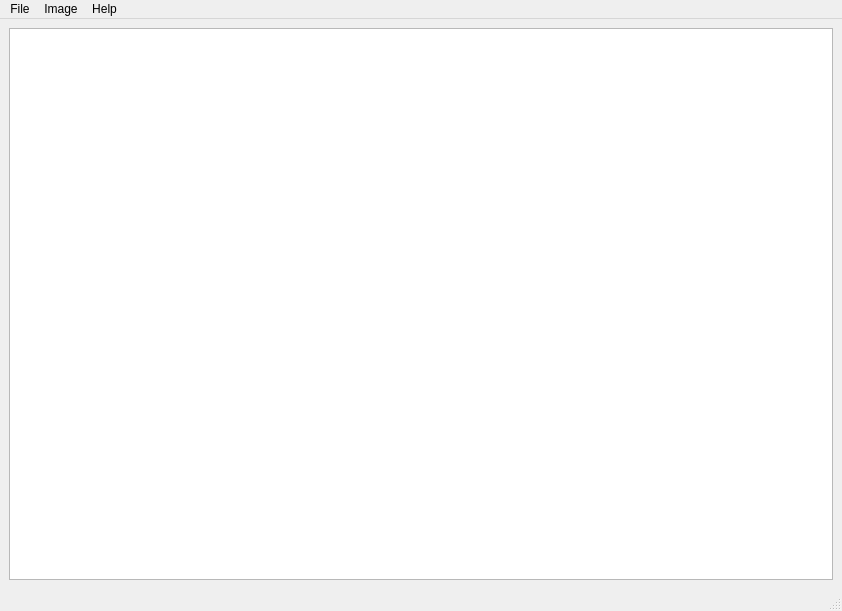
<?xml version="1.0" encoding="UTF-8"?>
<ui version="4.0">
 <class>MainWindow</class>
 <widget class="QMainWindow" name="MainWindow">
  <property name="geometry">
   <rect>
    <x>0</x>
    <y>0</y>
    <width>842</width>
    <height>611</height>
   </rect>
  </property>
  <property name="windowTitle">
   <string>MainWindow</string>
  </property>
  <widget class="QWidget" name="centralwidget">
   <layout class="QVBoxLayout" name="verticalLayout">
    <item>
     <widget class="QTreeView" name="mainTree">
      <property name="contextMenuPolicy">
       <enum>Qt::CustomContextMenu</enum>
      </property>
      <property name="selectionMode">
       <enum>QAbstractItemView::ExtendedSelection</enum>
      </property>
      <property name="rootIsDecorated">
       <bool>false</bool>
      </property>
      <property name="uniformRowHeights">
       <bool>true</bool>
      </property>
     </widget>
    </item>
   </layout>
  </widget>
  <widget class="QMenuBar" name="menubar">
   <property name="geometry">
    <rect>
     <x>0</x>
     <y>0</y>
     <width>842</width>
     <height>21</height>
    </rect>
   </property>
   <widget class="QMenu" name="menuFile">
    <property name="title">
     <string>File</string>
    </property>
    <addaction name="actionNew"/>
    <addaction name="actionOpen"/>
    <addaction name="separator"/>
    <addaction name="actionClose"/>
   </widget>
   <widget class="QMenu" name="menuHelp">
    <property name="title">
     <string>Help</string>
    </property>
    <addaction name="actionAbout"/>
   </widget>
   <widget class="QMenu" name="menuImage">
    <property name="title">
     <string>Image</string>
    </property>
    <addaction name="actionExtract"/>
   </widget>
   <addaction name="menuFile"/>
   <addaction name="menuImage"/>
   <addaction name="menuHelp"/>
  </widget>
  <widget class="QStatusBar" name="statusbar"/>
  <action name="actionNew">
   <property name="text">
    <string>New</string>
   </property>
   <property name="shortcut">
    <string>Ctrl+N</string>
   </property>
  </action>
  <action name="actionOpen">
   <property name="text">
    <string>Open...</string>
   </property>
   <property name="shortcut">
    <string>Ctrl+O</string>
   </property>
  </action>
  <action name="actionClose">
   <property name="text">
    <string>Close</string>
   </property>
   <property name="shortcut">
    <string>Ctrl+W</string>
   </property>
  </action>
  <action name="actionAbout">
   <property name="text">
    <string>About qfloptool...</string>
   </property>
  </action>
  <action name="actionExtract">
   <property name="enabled">
    <bool>false</bool>
   </property>
   <property name="text">
    <string>Extract...</string>
   </property>
  </action>
 </widget>
 <resources/>
 <connections/>
</ui>
